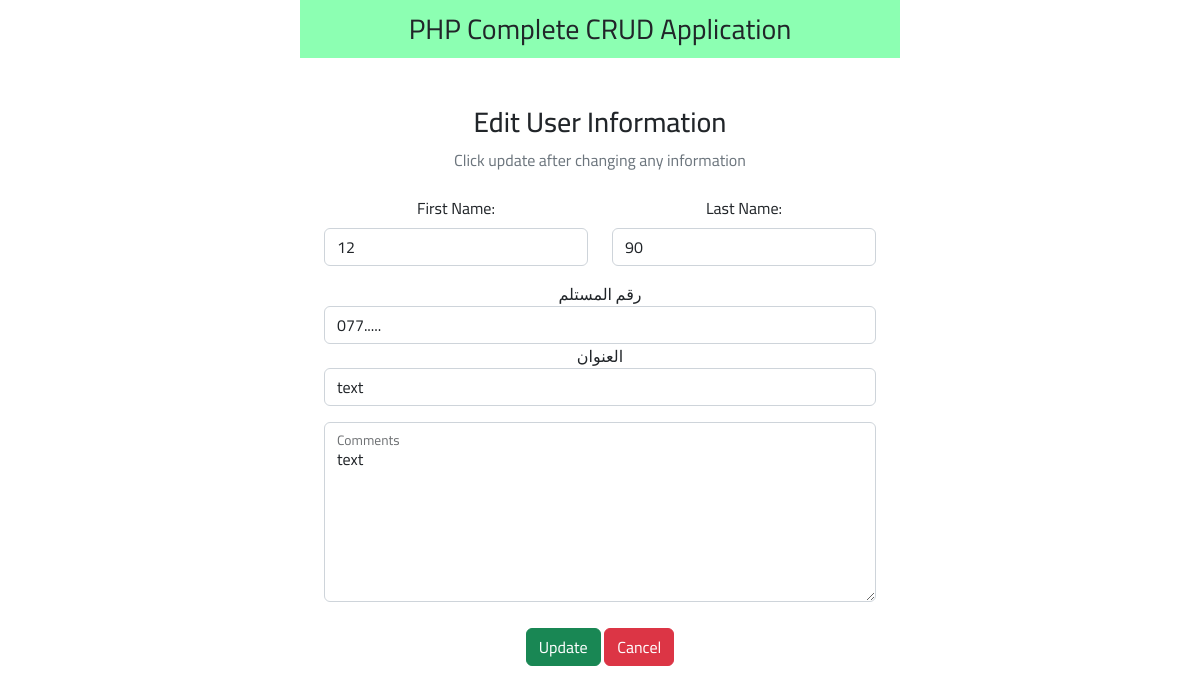
/orders/edit.php?id=91, run on the app's committed database.
### tables this page shows
CREATE TABLE `orders` (
  `id` int(11) NOT NULL,
  `orderN` varchar(255) NOT NULL,
  `price` varchar(255) NOT NULL,
  `note` varchar(255) NOT NULL,
  `userNumber` varchar(255) NOT NULL,
  `addreces` varchar(255) NOT NULL,
  `user_id` varchar(255) NOT NULL,
  `order_page_name` varchar(255) NOT NULL,
  `page_name` varchar(255) NOT NULL,
  `statuse` varchar(50) NOT NULL,
  `Governorate` varchar(255) NOT NULL
);

### orders/edit.php (the view, shortened to what this page needs)
<?php
include "../controle/db_conn.php";
$id = $_GET["id"];
?>
<!DOCTYPE html>
<html lang="en">
<head>
  <link href="https://cdn.jsdelivr.net/npm/bootstrap@5.2.3/dist/css/bootstrap.min.css" rel="stylesheet">
  <link rel="stylesheet" href="https://cdnjs.cloudflare.com/ajax/libs/font-awesome/6.4.0/css/all.min.css" />
  <link rel="stylesheet" type="text/css" href="style.css">
</head>
<body>
  <nav class="navbar navbar-light justify-content-center fs-3 mb-5" style="background-color: #00ff5573;">
    PHP Complete CRUD Application
  </nav>
  <div class="container">
    <div class="text-center mb-4">
      <h3>Edit User Information</h3>
      <p class="text-muted">Click update after changing any information</p>
    </div>
    <?php
    $sql = "SELECT * FROM `orders` WHERE id = $id LIMIT 1";
    $result = mysqli_query($conn, $sql);
    $row = mysqli_fetch_assoc($result);
    ?>
    <div class="container d-flex justify-content-center">
      <form action="" method="post" style="width:50vw; min-width:300px;">
        <div class="row mb-3">
          <div class="col">
            <label class="form-label">First Name:</label>
            <input type="number" class="form-control" name="orderN" value="<?php echo $row['orderN'] ?>">
          </div>
          <div class="col">
            <label class="form-label">Last Name:</label>
            <input type="number" class="form-control" name="price" value="<?php echo $row['price'] ?>">
          </div>
        </div>
        <div class="form-group mb-3">
                    <label for="male" class="form-input-label">رقم المستلم </label>
          <input type="text" class="form-control" name="userNumber" value="<?php echo $row["userNumber"] ?>">
                    <label for="female" class="form-input-label">العنوان </label>
          <input type="text" class="form-control" name="addreces" value="<?php echo $row["addreces"] ?> ">
        </div>
        <div class="form-floating">
  <textarea class="form-control" style="height: 180px" placeholder="اضف كامل التفاصيل عن الطلب " name="note" id="floatingTextarea"><?php echo $row['note'] ?></textarea>
  <label for="floatingTextarea">Comments</label>
</div>
        <div style="
    padding: 26px;
">
          <button type="submit" class="btn btn-success" name="submit">Update</button>
          <a href="index.php" class="btn btn-danger">Cancel</a>
        </div>
      </form>
    </div>
  </div>
</body>
</html>

### orders/style.css (style rules this page uses)
* { font-family: 'Cairo', sans-serif; }
body { text-align: center; max-height: 100vh; width: 600px; margin: auto; }

### data on the page
orders: orderN "12", price "90", userNumber "077.....", addreces "text", note "text"
